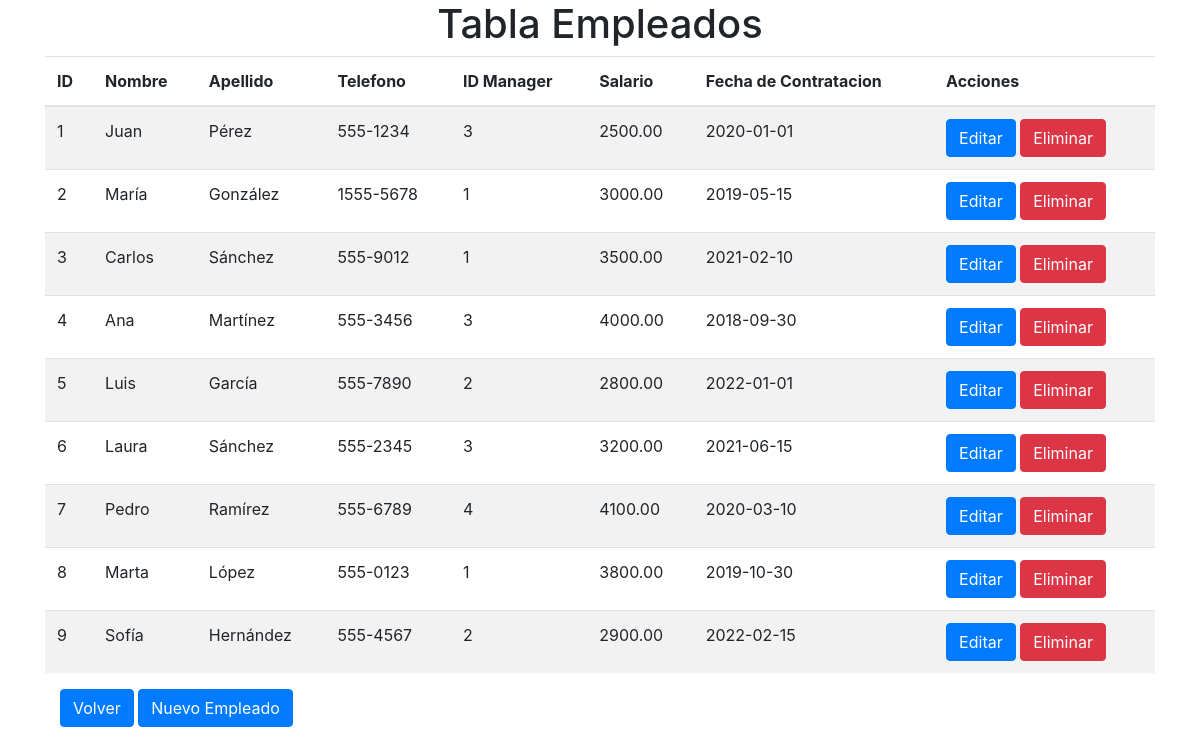
Screenshot of /public/Empleado with the database file from the repository.
### tables this page shows
CREATE TABLE `empleados` (
  `idEmpleado` int(11) NOT NULL,
  `nombre` varchar(255) NOT NULL,
  `apellido` varchar(255) NOT NULL,
  `tlfn` varchar(255) NOT NULL,
  `idm` varchar(255) NOT NULL,
  `salary` varchar(255) NOT NULL,
  `fecha` date NOT NULL DEFAULT current_timestamp()
);

### controllers/EmpleadoController.php (called while the page is built, shortened)
<?php
include_once '../models/Empleado.php';
class EmpleadoController extends Controller{
    private $model;
    public function __construct() {
        $this->model = new Empleado();
    }
    public function index() {
        $result = $this->model->getAll_Empleado();
        include '../views/empleados/index.php';
    }
}
?>

### config/db.php (called while the page is built, shortened)
<?php
class Database {
    private $servername = "localhost";
    private $username = "root";
    private $password = "";
    private $dbname = "mvc";
    public function __construct() {
        $this->conn = new mysqli($this->servername, $this->username, $this->password, $this->dbname);
    }
}
?>

### models/Empleado.php (called while the page is built, shortened)
<?php
include_once '../config/db.php';
class Empleado {
    private $conn;
    public function __construct() {
        $database = new Database();
        $this->conn = $database->conn;
    }
    public function getAll_Empleado() {
        $sql = "SELECT * FROM empleados";
        $result = $this->conn->query($sql);
        return $result;
    }
}
?>

### views/empleados/index.php (the view, shortened to what this page needs)
<!DOCTYPE html>
<html lang="es">
<head>
    <link rel="stylesheet" href="https://maxcdn.bootstrapcdn.com/bootstrap/4.5.2/css/bootstrap.min.css">
    <link rel="stylesheet" href="../public/css/style.css">
</head>
<body>
    <div class="container">
        <h1 class="text-center">Tabla Empleados</h1>
        <table class="table table-striped">
            <thead>
                <tr>
                    <th>ID</th>
                    <th>Nombre</th>
                    <th>Apellido</th>
                    <th>Telefono</th>
                    <th>ID Manager</th>
                    <th>Salario</th>
                    <th>Fecha de Contratacion</th>
                    <th>Acciones</th>
                </tr>
            </thead>
            <tbody>
                <?php while($row = $result->fetch_assoc()): ?>
                    <tr>
                    <td><?php echo $row["idEmpleado"]; ?></td>
                        <td><?php echo $row["nombre"]; ?></td>
                        <td><?php echo $row["apellido"]; ?></td>
                        <td><?php echo $row["tlfn"]; ?></td>
                        <td><?php echo $row["idm"]; ?></td>
                        <td><?php echo $row["salary"]; ?></td>
                        <td><?php echo $row["fecha"]; ?></td>
                        <td>
                            <button id="btnEditar"onclick="editarEmpleado(<?php echo $row['idEmpleado']; ?>)" class="btn btn-primary">Editar</button>
                            <button onclick="eliminarEmpleado(<?php echo $row['idEmpleado']; ?>)" class="btn btn-danger">Eliminar</button>
                        </td>
                    </tr>
                <?php endwhile; ?>
            </tbody>
        </table>
        <div class="col-md-6">
            <a href="/MVC_APP/public/" class="btn btn-primary">Volver</a>
            <a href="/MVC_APP/public/Empleado/nuevo" class="btn btn-primary">Nuevo Empleado</a>
        </div>
    </div>
</body>
</html>

### public/index.php (shortened to what this page needs)
<?php
include_once '../controllers/EmpleadoController.php';
$clienteController = new ClientesController();
$empleadoController = new EmpleadoController();
$paisController = new PaisesController();
$requestUri = parse_url($_SERVER['REQUEST_URI'], PHP_URL_PATH);
$baseUri = '/MVC_APP/public';
function route($requestUri, $baseUri, $routes) {
    foreach ($routes as $route => $action) {
        if ($requestUri == $baseUri . $route) {
            $action();
            return;
        }
    }
    include_once '../views/home/index.php';
}
$routeClientes = [
    '/Clientes' => function() use ($clienteController) { $clienteController->index(); },
    '/Clientes/guardar' => function() use ($clienteController, $baseUri) {
        $clienteController->guarda();
        header('Location: ' . $baseUri . '/Clientes');
    },
    '/Clientes/editar' => function() use ($clienteController) { $clienteController->modificar($_GET['id']); },
    '/Clientes/actualizar' => function() use ($clienteController, $baseUri) {
        $clienteController->actualizar();
        header('Location: ' . $baseUri . '/Clientes');
    },
    '/Clientes/nuevo' => function() use ($clienteController) { $clienteController->nuevo(); },
    '/Clientes/eliminar' => function() use ($clienteController) { $clienteController->eliminar($_POST['id']); },
];
$routeEmpleados = [
    '/Empleado' => function() use ($empleadoController) { $empleadoController->index(); },
    '/Empleado/guardar' => function() use ($empleadoController, $baseUri) {
        $empleadoController->guardaEmpleado();
        header('Location: ' . $baseUri . '/Empleado');
    },
    '/Empleado/editar' => function() use ($empleadoController) { $empleadoController->modificarEmpleado($_GET['idEmpleado']); },
    '/Empleado/actualizar' => function() use ($empleadoController, $baseUri) {
        $empleadoController->actualizarEmpleado();
        header('Location: ' . $baseUri . '/Empleado');
    },
    '/Empleado/nuevo' => function() use ($empleadoController) { $empleadoController->nuevoEmpleado(); },
    '/Empleado/eliminar' => function() use ($empleadoController) { $empleadoController->eliminarEmpleado($_POST['idEmpleado']); },
];
$routePaises = [
    '/Paises' => function() use ($paisController) { $paisController->index(); },
    '/Paises/guardar' => function() use ($paisController, $baseUri) {
        $paisController->guardaPais();
        header('Location: ' . $baseUri . '/Paises');
    },
    '/Paises/editar' => function() use ($paisController) { $paisController->modificarPais($_GET['idPais']); },
    '/Paises/actualizar' => function() use ($paisController, $baseUri) {
        $paisController->actualizarPais();
        header('Location: ' . $baseUri . '/Paises');
    },
    '/Paises/nuevo' => function() use ($paisController) { $paisController->nuevoPais(); },
    '/Paises/eliminar' => function() use ($paisController) { $paisController->eliminarPais($_POST['idPais']); },
];
route($requestUri, $baseUri, array_merge($routeClientes, $routeEmpleados, $routePaises));

### rows the page displays
empleados: idEmpleado "1", nombre "Juan", apellido "Pérez", tlfn "555-1234", idm "3", salary "2500.00", fecha "2020-01-01"
empleados: idEmpleado "2", nombre "María", apellido "González", tlfn "1555-5678", idm "1", salary "3000.00", fecha "2019-05-15"
empleados: idEmpleado "3", nombre "Carlos", apellido "Sánchez", tlfn "555-9012", idm "1", salary "3500.00", fecha "2021-02-10"
empleados: idEmpleado "4", nombre "Ana", apellido "Martínez", tlfn "555-3456", idm "3", salary "4000.00", fecha "2018-09-30"
empleados: idEmpleado "5", nombre "Luis", apellido "García", tlfn "555-7890", idm "2", salary "2800.00", fecha "2022-01-01"
empleados: idEmpleado "6", nombre "Laura", apellido "Sánchez", tlfn "555-2345", idm "3", salary "3200.00", fecha "2021-06-15"
empleados: idEmpleado "7", nombre "Pedro", apellido "Ramírez", tlfn "555-6789", idm "4", salary "4100.00", fecha "2020-03-10"
empleados: idEmpleado "8", nombre "Marta", apellido "López", tlfn "555-0123", idm "1", salary "3800.00", fecha "2019-10-30"
empleados: idEmpleado "9", nombre "Sofía", apellido "Hernández", tlfn "555-4567", idm "2", salary "2900.00", fecha "2022-02-15"
